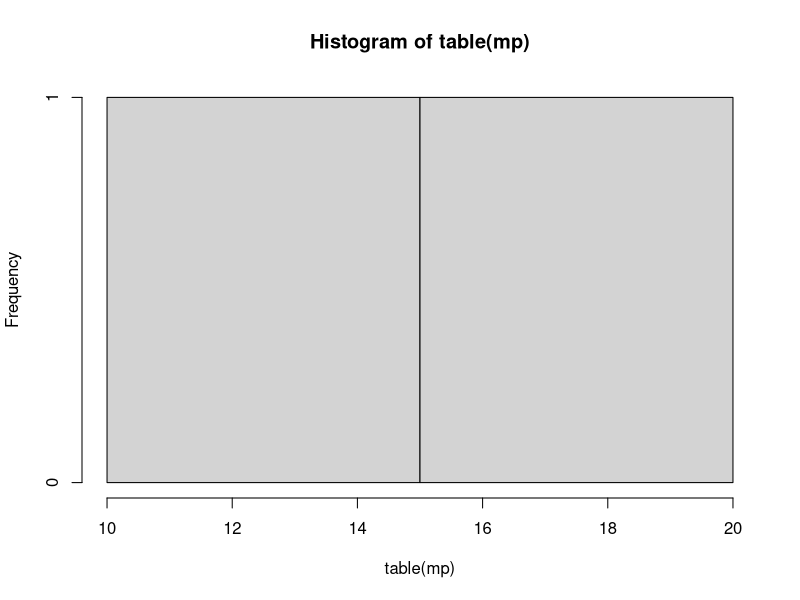

The R script that drew this image: (Note: this script raises an error after producing the figure.)
#ejercicio Monitoria 1.5

datos = mtcars

mp=datos$ am
hist(table(mp))
mean (mp)

media<- c(1:length(datos))
moda<- c(1:length(datos))
mediana<- c(1:length(datos))
desvs<- c(1:length(datos))
cont =1
for (row in datos){
  media[cont]= mean(row)
  moda[cont]= modes((row))
  mediana[cont]= median(row)
  desvs[cont]= sd(row)
  cont =cont +1
}
for (i in 1:length(datos)){
tabla=cbind(media[i],moda[i],mediana[i],desvs[i])
print(tabla)
print ("__________________________________________")
}
#resumen del punto 1
#A revisar por valores extremos
despla=datos$ disp
capo= datos$hp

hist(table(despla),breaks = 32)
boxplot(despla)
min(despla)
mean(despla)
max(despla)



hist(table(capo),breaks = 4)
boxplot(capo)
min(capo)
mean(capo)
max(capo)

#conclusion:
# Todos tienen forma de obtener valores, sin embargo estos dos atributos presentan
#valores atipicos muy altos comprado con el resto de datos, no permite ver los datos
#de forma clara sin necesidad de hacerles modificaciones

#punto 3
gra<-c(1:length(datos))
cont =1
for (row in datos){
  pie(table(row))
 
 
  
}

#todas las que sean partes de autos se pueden medir bien en este grafico, el resto no sirve

#punto 5 
boxplot(scale(datos))

